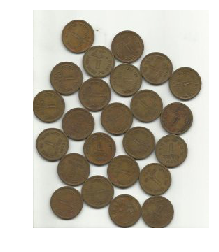
#> input picture uploads/Coins.png, 219 x 252 px
$ python -i watershed_segmentation.py   (imports and definitions only)
#> lines starting #> are read from the running program, lines starting #| are printed output that depends on the picture; after the words box and inside, x2 and y2 are one past the last pixel; in counts of white or black regions, pixels touching at a corner belong together
import cv2
import numpy as np
from skimage.segmentation import clear_border
from skimage import color
from PIL import Image

def watershed_segmentation(image_path):
#> called with image_path = '../uploads/Coins.png'
    img = cv2.imread(image_path)
#> img is the input picture: shape (252, 219, 3); mean B, G, R 172.5, 184.2, 189.9
    cells = img[:, :, 0]
    ret1, threshold = cv2.threshold(cells, 0, 255, cv2.THRESH_BINARY + cv2.THRESH_OTSU)
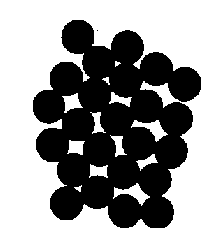
#> threshold: shape (252, 219); 61.2% white; 2 black regions (1 under 20 px), largest, box (x1, y1, x2, y2) and area: (33, 20, 201, 228) 21434
#> ret1 = 152
    kernel = np.ones((3, 3), np.uint8)
    opening = cv2.morphologyEx(threshold, cv2.MORPH_OPEN, kernel, iterations=1)
#> opening: shape (252, 219); 60.8% white; 2 black regions (1 under 20 px), largest, box (x1, y1, x2, y2) and area: (33, 20, 201, 228) 21621
    opening = clear_border(opening)
#> opening: shape (252, 219); 4.1% white; 15 white regions (2 under 20 px), largest, box (x1, y1, x2, y2) and area: (141, 83, 178, 106) 347, (114, 184, 148, 204) 306, (132, 120, 166, 141) 300
    sure_background = cv2.dilate(opening, kernel, iterations=1)
#> sure_background: shape (252, 219); 5.9% white; 15 white regions, largest, box (x1, y1, x2, y2) and area: (140, 82, 179, 107) 478, (113, 183, 149, 205) 428, (131, 119, 167, 142) 420
    dist_transform = cv2.distanceTransform(opening, cv2.DIST_L2, 5)
    _, sure_foreground = cv2.threshold(dist_transform, 0.2 * dist_transform.max(), 255, 0)
#> sure_foreground: shape (252, 219) float32; 2.8% white; 15 white regions (4 under 20 px), largest, box (x1, y1, x2, y2) and area: (142, 84, 177, 105) 252, (115, 185, 147, 203) 223, (133, 121, 165, 140) 213
    sure_foreground = np.uint8(sure_foreground)
    unknown = cv2.subtract(sure_background, sure_foreground)
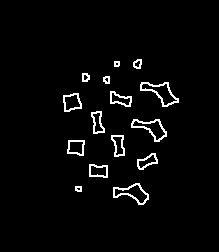
#> unknown: shape (252, 219); 3.1% white in thin lines or dots, all inside (x1, y1, x2, y2) = (63, 59, 179, 205)
    _, markers = cv2.connectedComponents(sure_foreground)
#> markers: shape (252, 219) int32; 16 distinct labels, from 0 to 15
    markers = markers + 1
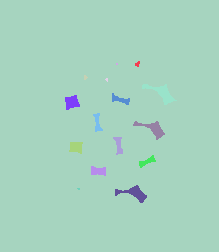
#> markers: shape (252, 219) int32; 16 distinct labels, from 1 to 16; one colour per label, 0 black
    markers[unknown == 255] = 0
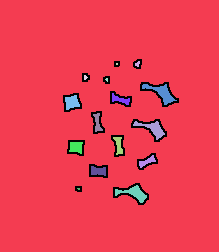
#> markers: shape (252, 219) int32; 17 distinct labels, from 0 to 16; one colour per label, 0 black
    markers = cv2.watershed(img, markers)
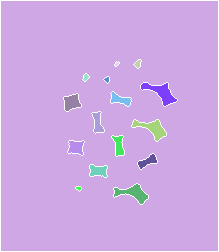
#> markers: shape (252, 219) int32; 17 distinct labels, from -1 to 16; one colour per label, 0 black, -1 white
    watershed_result = img.copy()
    watershed_result[markers == -1] = [0, 0, 255]
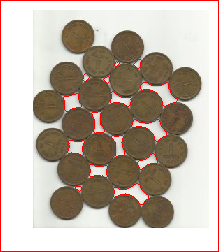
#> watershed_result: shape (252, 219, 3); 3.04% of pixels changed, all inside (x1, y1, x2, y2) = (0, 0, 219, 252)
    img2 = color.label2rgb(markers, bg_label=0)
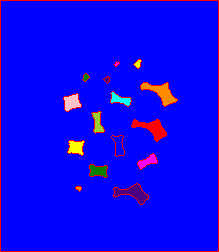
#> img2: shape (252, 219, 3) float64; mean R, G, B 0.0541, 0.0154, 0.946
#> (the run stopped early here; a loop or call above may not have finished)
